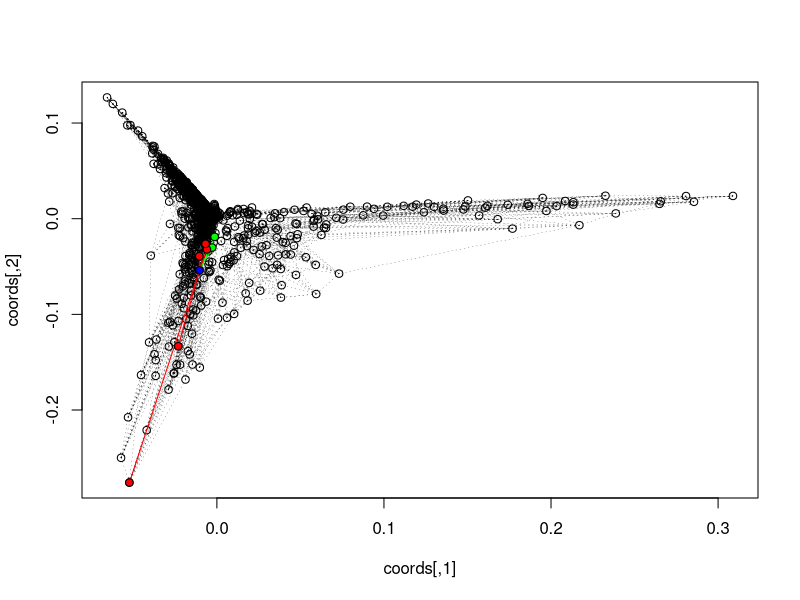

Write R code to recreate this figure.
##
### Pre-created networks
##
## rm(list=ls())

library(magrittr)

NS <- 1000L

net <- list(edge = list(), weight = list())
lnk <- integer(NS)
asc <- integer(NS)
dsc <- integer(NS)

for(i in 1L:NS) {
  net$edge[[i]] <- integer()
  net$weight[[i]] <- integer()
}

lnk[1L] <- 1L + rpois(1L, 3)

for(i in 2L:NS) {
  wh <- which(lnk > 0L)
  np <- 1L + rpois(1L,2.5)
  p <- if(length(wh) <= np) wh else sample(wh, np)
  for(j in p) {
    net$edge[[j]] %<>% c(i)
    net$weight[[j]] %<>% c(rbeta(1L,1,3))
    dsc[j] <- dsc[j] + 1L
    lnk[j] <- lnk[j] - 1L
  }
  asc[i] <- length(p)
  lnk[i] <- 1L + rpois(1L, 3)
}

## all(unlist(lapply(net$edge,length)) == dsc)
## all(c(0,unname(tapply(unlist(net$edge),unlist(net$edge),length))) == asc)

con <- logical(NS)
for(i in 1L:NS) {
  if(length(net$edge[[i]])) {
    con[i] <- TRUE
  } else {
    for(j in (1L:NS)[-i])
      if(any(net$edge[[j]] == i)) {
        con[i] <- TRUE
        break
      }
  }
}
all(con)

## unlist(lapply(net$edge,length))

w <- matrix(0, NS, NS)
for(i in 1L:(NS - 1L))
  for(j in (i + 1L):NS) {
    if(any(net$edge[[i]] == j)) {
      w[i,j] <- w[j,i] <- net$weight[[i]][net$edge[[i]] == j]
    } else if(any(net$edge[[j]] == i)) {
      w[i,j] <- w[j,i] <- net$weight[[j]][net$edge[[j]] == i]
    }
  }

d <- sqrt(1 - w)
diag(d) <- 0

g <- -0.5*d^2

delta <- t(t(g - rowMeans(g)) - colMeans(g)) + mean(g)
## rowMeans(delta)
## colMeans(delta)
## mean(delta)

eig <- eigen(delta)

coords <- eig$vector[,1L:2L] %*% diag(sqrt(eig$values[1L:2L]))

plot(coords)

for(i in 1L:length(net$edge))
  if(length(net$edge[[i]])) {
    arrows(
      x0 = coords[i,1L],
      x1 = coords[net$edge[[i]],1L],
      y0 = coords[i,2L],
      y1 = coords[net$edge[[i]],2L],
      length = 0.05,
      lty = 3L,
      lwd = 0.25
    )
    ## if(is.null(locator(1L))) break
  }

## which(unlist(lapply(net$edge,length)) == 0)[2L] -> n

n <- 200L
wh <- which(unlist(lapply(net$edge,function(x, y) any(x == y), y=n)))

if(length(wh)) {
  segments(x0=coords[wh,1L], x1=coords[n,1L], y0=coords[wh,2L],
           y1=coords[n,2L], col = "green")
  points(x=coords[wh,1L], y=coords[wh,2L], pch=21L, bg="green")
}
if(length(net$edge[[n]])) {
  segments(x0=coords[n,1L], x1=coords[net$edge[[n]],1L], y0=coords[n,2L],
           y1=coords[net$edge[[n]],2L], col = "red")
  points(x=coords[net$edge[[n]],1L], y=coords[net$edge[[n]],2L], pch=21L,
         bg="red")
}
points(x=coords[n,1L], y=coords[n,2L], pch=21L, bg="blue")

NN <- 1000L
NSEG <- 5L




diff(c(1L, 1L + sort(sample(NN - 2L, NSEG - 1L)), NN))


sample(2, 1L)
